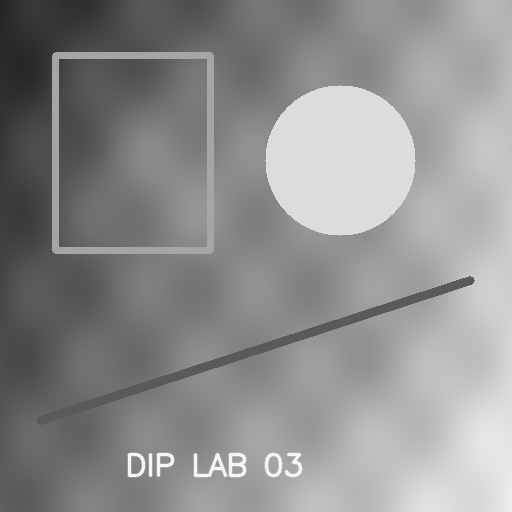
#> input picture Lab_03_DIP_2024-SE-38/input_image.png, 512 x 512 px
$ jupyter execute 2024-SE-38-LAB03.ipynb
#> lines starting #> are read from the running program, lines starting #| are printed output that depends on the picture
# Digital Image Processing – Lab Task 03
## Image Enhancement and Intensity Transformations

**Course:** Digital Image Processing Lab
**Lab Task:** 03
**Student Name:** Kamal Ali Akmal
**Roll Number:** 2024-SE-38
**Session:** 2024–28

> **Input-image note:** `input_image.png` is a 512 × 512 demonstration grayscale image included with this notebook so the code can run immediately. The lab manual requires a personally selected JPG/PNG image of at least 300 × 300 pixels.

## 1. Import libraries and load the image

The original image is kept unchanged. Image operations are performed on copies. Arithmetic is carried out in a wider type (`int16`, `int32`, or `float32`) and values are clipped to 0–255 before conversion to `uint8`.

[cell 1]
import cv2
import numpy as np
import matplotlib.pyplot as plt
from pathlib import Path

IMAGE_PATH = Path("input_image.png")
if not IMAGE_PATH.exists():
    raise FileNotFoundError("Place your personal grayscale/RGB JPG or PNG image beside this notebook as input_image.png.")

loaded = cv2.imread(str(IMAGE_PATH), cv2.IMREAD_UNCHANGED)
#> loaded is the input picture: shape (512, 512); min 35, max 245, mean 142.1
if loaded is None:
    raise ValueError("OpenCV could not read the image. Check the file format and path.")

if loaded.ndim == 2:
    original = loaded.copy()
elif loaded.ndim == 3:
    # OpenCV loads color images in BGR order.
    original = cv2.cvtColor(loaded, cv2.COLOR_BGR2GRAY)
else:
    raise ValueError("Unsupported image dimensions.")

if original.dtype != np.uint8:
    raise TypeError(f"Expected an 8-bit image (uint8), but received {original.dtype}. Convert your image to 8-bit first.")

if original.shape[0] < 300 or original.shape[1] < 300:
    raise ValueError(f"Image must be at least 300 x 300 pixels; received {original.shape}.")

print("Shape:", original.shape)
#| Shape: (512, 512)
print("Data type:", original.dtype)
#| Data type: uint8
print("Minimum intensity:", int(original.min()))
#| Minimum intensity: 35
print("Maximum intensity:", int(original.max()))
#| Maximum intensity: 245

plt.figure(figsize=(6,5))
plt.imshow(original, cmap="gray", vmin=0, vmax=255)
plt.title("Original Grayscale Image")
plt.axis("off")
plt.show()

## 2. Common display helper

[cell 2]
def show_images(images, titles, cols=3, figsize=(14, 8)):
    rows = int(np.ceil(len(images) / cols))
    plt.figure(figsize=figsize)
    for i, (image, title) in enumerate(zip(images, titles), start=1):
        plt.subplot(rows, cols, i)
        plt.imshow(image, cmap="gray", vmin=0, vmax=255)
        plt.title(title)
        plt.axis("off")
    plt.tight_layout()
    plt.show()

def safe_uint8(values):
    # Clip first, then convert. This prevents wraparound/overflow.
    return np.clip(values, 0, 255).astype(np.uint8)

# Practical 1 – Brightness adjustment

Formula: `s = r + β`. Positive β makes the image brighter; negative β makes it darker. Values outside 0–255 are clipped.

### Dry run

Input pixels: `[30, 80, 128, 180, 240]`

- For β = +40, raw values are `[70, 120, 168, 220, 280]`; after clipping: `[70, 120, 168, 220, 255]`.
- For β = −40, raw values are `[-10, 40, 88, 140, 200]`; after clipping: `[0, 40, 88, 140, 200]`.
- Detail is lost where values are clipped: 240 + 40 becomes 255, and 30 − 40 becomes 0. Different original values may collapse to the same endpoint.

[cell 3]
sample = np.array([30, 80, 128, 180, 240], dtype=np.int16)
for beta in (40, -40):
    raw = sample + beta
    result = safe_uint8(raw)
    print(f"beta={beta}: raw={raw.tolist()}, clipped/final uint8={result.tolist()}")

bright = safe_uint8(original.astype(np.int16) + 40)
dark = safe_uint8(original.astype(np.int16) - 40)
#> in safe_uint8 (call 4), `return np.clip(values, 0, 255).astype(np.uint8)`:
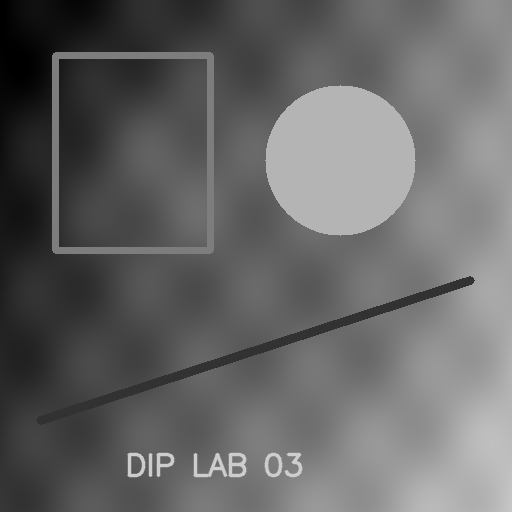
#> returned value: shape (512, 512); min 0, max 205, mean 102.1

# Required nested-loop implementation for +40
bright_loop = np.empty_like(original)
rows, cols = original.shape
for i in range(rows):
    for j in range(cols):
        value = int(original[i, j]) + 40
        bright_loop[i, j] = min(255, max(0, value))

print("Nested-loop result matches NumPy:", np.array_equal(bright, bright_loop))
#| Nested-loop result matches NumPy: True
show_images([original, bright, dark],
            ["Original", "Brighter (beta=+40)", "Darker (beta=-40)"])
#> in show_images, `rows = int(np.ceil(len(images) / cols))`: rows = 1
#> the loop in show_images, `for i, (image, title) in enumerate(zip(images, titles), start=1):` made 3 passes
#> title on passes 1 to 3: 'Original', 'Brighter (beta=+40)', 'Darker (beta=-40)'
#> in show_images, `plt.show()`:
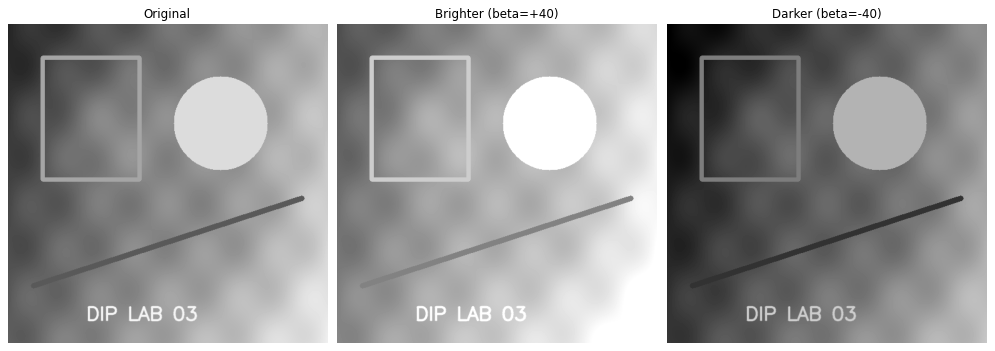
#> figure drawn by matplotlib, 3 panels

# Practical 2 – Linear contrast from zero

Formula: `s = αr + β`, where α = 1.5 and β = 0. Since α is greater than 1, intensity differences are expanded. Values above 255 saturate at 255.

### Dry run

For `[30, 80, 128, 180, 240]`, raw values are `[45, 120, 192, 270, 360]`. After clipping and truncation, the output is `[45, 120, 192, 255, 255]`. The last two pixels saturate; their original difference is lost.

[cell 4]
sample = np.array([30, 80, 128, 180, 240], dtype=np.float32)
raw = 1.5 * sample
print("Raw:", raw.tolist())
print("Clipped/truncated:", safe_uint8(raw).tolist())

contrast_zero = safe_uint8(1.5 * original.astype(np.float32))
#> in safe_uint8 (call 6), `return np.clip(values, 0, 255).astype(np.uint8)`:
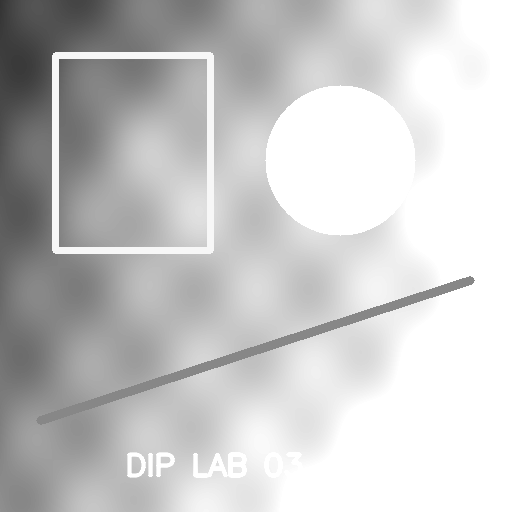
#> returned value: shape (512, 512); min 52, max 255, mean 200.5
show_images([original, contrast_zero],
            ["Original", "Linear contrast from zero (alpha=1.5)"])
#> the loop in show_images (call 2), `for i, (image, title) in enumerate(zip(images, titles), start=1):` made 2 passes
#> (i, title) on passes 1 to 2: (1, 'Original'), (2, 'Linear contrast from zero (alpha=1.5)')

# Practical 3 – Contrast centered at 128

Formula: `s = (r − 128)α + 128`. The midpoint 128 stays fixed for either α. With α = 1.5, values move farther from 128 (more contrast); with α = 0.5, values move toward 128 (less contrast).

### Dry run

Input: `[30, 80, 128, 180, 240]`

- α = 1.5: intermediate values `[-19, 56, 128, 206, 296]`; clipped output `[0, 56, 128, 206, 255]`.
- α = 0.5: intermediate values `[79, 104, 128, 154, 184]`; output `[79, 104, 128, 154, 184]`.
- At r = 128, output remains 128 because it is the center of the transformation.

[cell 5]
sample = np.array([30, 80, 128, 180, 240], dtype=np.float32)
for alpha in (1.5, 0.5):
    intermediate = (sample - 128) * alpha + 128
    print(f"alpha={alpha}: intermediate={intermediate.tolist()}, final={safe_uint8(intermediate).tolist()}")

centered_high = safe_uint8((original.astype(np.float32) - 128) * 1.5 + 128)
#> in safe_uint8 (call 9), `return np.clip(values, 0, 255).astype(np.uint8)`:
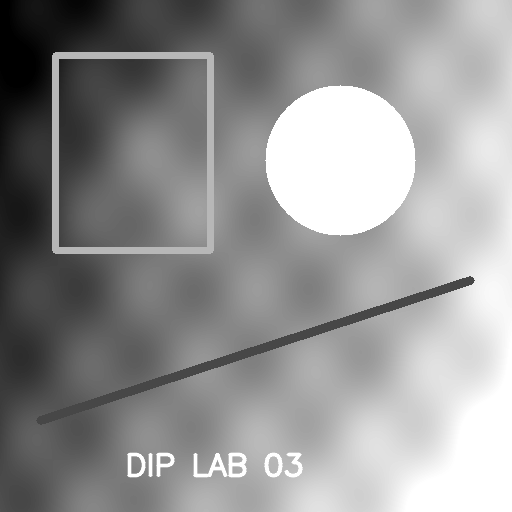
#> returned value: shape (512, 512); min 0, max 255, mean 147.5
centered_low = safe_uint8((original.astype(np.float32) - 128) * 0.5 + 128)
#> in safe_uint8 (call 10), `return np.clip(values, 0, 255).astype(np.uint8)`:
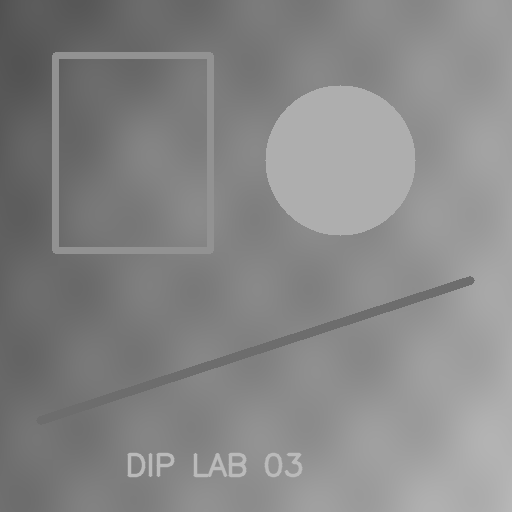
#> returned value: shape (512, 512); min 81, max 186, mean 134.8
show_images([original, centered_high, centered_low],
            ["Original", "Centered contrast alpha=1.5", "Centered contrast alpha=0.5"])

# Practical 4 – Image negative

Formula: `s = 255 − r`. Dark pixels become bright and bright pixels become dark. A negative can help inspect details in images where important structures are dark against a bright background (or vice versa), such as some medical or industrial images.

### Dry run

For `[30, 80, 128, 180, 240]`, the negative is `[225, 175, 127, 75, 15]`. Applying the negative again gives the original values because `255 − (255 − r) = r`.

[cell 6]
sample = np.array([30, 80, 128, 180, 240], dtype=np.uint8)
negative_sample = 255 - sample
double_negative = 255 - negative_sample
print("Negative:", negative_sample.tolist())
print("Negative applied again:", double_negative.tolist())
print("Restores original:", np.array_equal(sample, double_negative))

negative = 255 - original
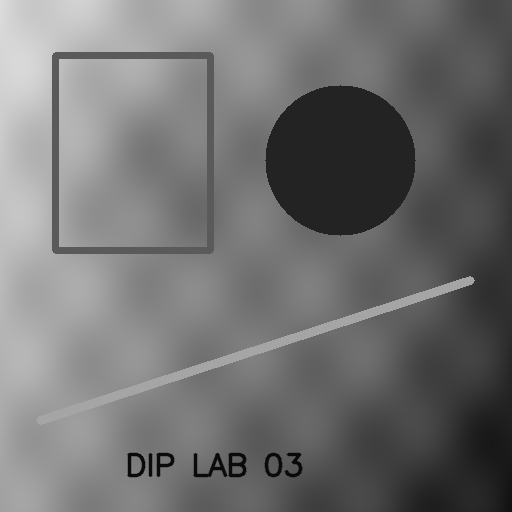
#> negative: shape (512, 512); min 10, max 220, mean 112.9
show_images([original, negative], ["Original", "Image Negative"])

# Practical 5 – Gamma correction

Formula: `s = 255(r/255)^γ`. First normalize r to 0–1, raise it to γ, then scale back to 0–255. With this convention, γ < 1 brightens darker/mid-tone pixels, while γ > 1 darkens them. Both endpoints remain fixed: 0 maps to 0 and 255 maps to 255.

### Dry run

Input: `[0, 64, 128, 192, 255]`. Keep full precision until the final step, then truncate:

- γ = 0.5: scaled values approximately `[0, 127.7498, 180.6654, 221.2691, 255]`; final `[0, 127, 180, 221, 255]`.
- γ = 2.0: scaled values approximately `[0, 16.0627, 64.2510, 144.5647, 255]`; final `[0, 16, 64, 144, 255]`.

A slide example that rounds rather than truncates can differ by one intensity level (for example, 127.7498 rounds to 128 but truncates to 127).

[cell 7]
sample = np.array([0, 64, 128, 192, 255], dtype=np.float64)
for gamma in (0.5, 2.0):
    normalized = sample / 255.0
    powered = normalized ** gamma
    scaled = 255.0 * powered
    final = np.trunc(scaled).astype(np.uint8)
    print(f"gamma={gamma}")
    print(" normalized:", normalized.tolist())
    print(" power:", powered.tolist())
    print(" scaled:", scaled.tolist())
    print(" final (truncate):", final.tolist())

def gamma_transform(image, gamma):
#> called with gamma = 0.5
    normalized = image.astype(np.float32) / 255.0
    return np.trunc(255.0 * (normalized ** gamma)).clip(0,255).astype(np.uint8)
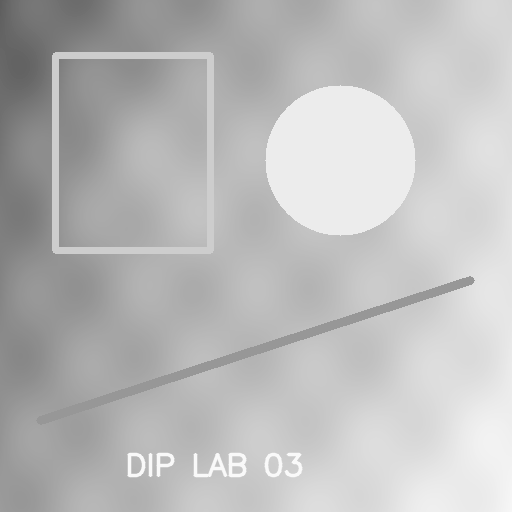
#> returned value: shape (512, 512); min 94, max 249, mean 187.1

gamma_05 = gamma_transform(original, 0.5)
gamma_20 = gamma_transform(original, 2.0)
#> call 2 of gamma_transform, with gamma = 2
#> in gamma_transform (call 2), `return np.trunc(255.0 * (normalized ** gamma)).clip(0,255).astype(np.u..`:
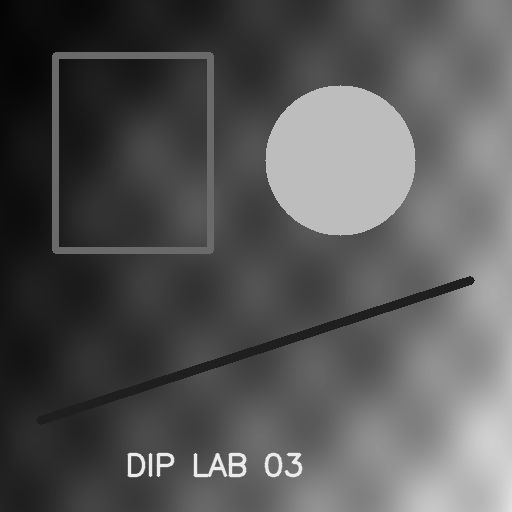
#> returned value: shape (512, 512); min 4, max 235, mean 86.9
print("Gamma 0.5 endpoints:", gamma_transform(np.array([[0,255]],dtype=np.uint8),0.5).tolist())
print("Gamma 2.0 endpoints:", gamma_transform(np.array([[0,255]],dtype=np.uint8),2.0).tolist())
show_images([original, gamma_05, gamma_20],
            ["Original", "Gamma correction (gamma=0.5)", "Gamma correction (gamma=2.0)"])

# Practical 6 – Grayscale histogram

A grayscale histogram counts how many pixels have each intensity from 0 through 255. It describes the frequency of intensity values, but it does not show where those pixels are located.

### Dry run

`A = [[0, 50, 50, 100], [100, 150, 200, 255]]`, so the total pixel count is 8.

| Intensity | Frequency | Probability |
|---:|---:|---:|
| 0 | 1 | 1/8 = 0.125 |
| 50 | 2 | 2/8 = 0.250 |
| 100 | 2 | 2/8 = 0.250 |
| 150 | 1 | 1/8 = 0.125 |
| 200 | 1 | 1/8 = 0.125 |
| 255 | 1 | 1/8 = 0.125 |

The frequencies sum to 8 and probabilities sum to 1.

[cell 8]
A = np.array([[0, 50, 50, 100], [100, 150, 200, 255]], dtype=np.uint8)
values, frequencies = np.unique(A, return_counts=True)
probabilities = frequencies / A.size
print("Total pixels:", A.size)
for value, frequency, probability in zip(values, frequencies, probabilities):
    print(f"Intensity {int(value)}: frequency={int(frequency)}, probability={probability:.3f}")
print("Frequency total:", int(frequencies.sum()), "Probability total:", float(probabilities.sum()))

hist = cv2.calcHist([original], [0], None, [256], [0, 256]).ravel()
#> hist = 256 values, max 18085 at index 220, min 0 at index 0, mean 1024
plt.figure(figsize=(9,4))
plt.plot(np.arange(256), hist)
plt.xlim(0,256)
plt.title("Grayscale Histogram – Original Image")
plt.xlabel("Intensity")
plt.ylabel("Pixel Count")
plt.grid(alpha=0.25)
plt.show()
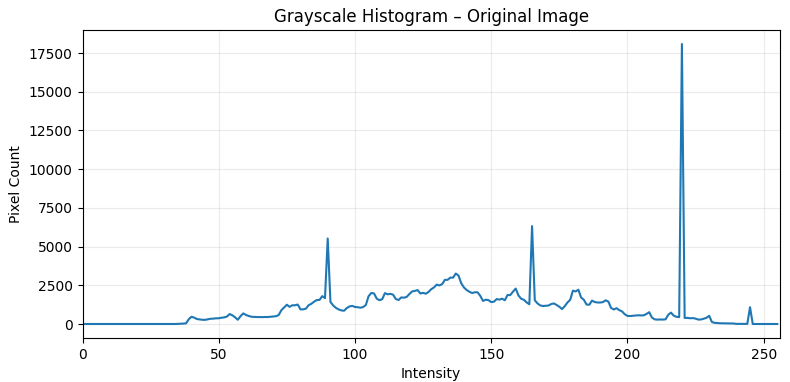
#> figure drawn by matplotlib, 1 panel; curve peaks at x = 220, y = 18085

# Practical 7 – Global histogram equalization

`cv2.equalizeHist` spreads intensity levels using the cumulative distribution function (CDF). It can improve global contrast when the original intensities occupy a narrow range, but it can also make noise more visible.

### Dry run

Input `[50, 50, 100, 150]`; frequencies are 50:2, 100:1, 150:1. Cumulative counts are `[2, 3, 4]`, and CDF values are `[0.50, 0.75, 1.00]`. Thus CDFmin = 0.50.

- Mapping `255 × CDF`, rounded half upward: `[128, 191, 255]` for levels `[50, 100, 150]`; output list `[128, 128, 191, 255]`.
- Mapping `255 × (CDF − CDFmin)/(1 − CDFmin)`: `[0, 128, 255]`; output list `[0, 0, 128, 255]`.

The second mapping matches the standard OpenCV equalization mapping for this example.

[cell 9]
sample = np.array([50, 50, 100, 150], dtype=np.uint8)
levels, counts = np.unique(sample, return_counts=True)
cumulative_counts = np.cumsum(counts)
cdf = cumulative_counts / sample.size
cdf_min = cdf[np.flatnonzero(counts)[0]]

# Explicit half-up rounding for non-negative values.
map_cdf = np.floor(255 * cdf + 0.5).astype(np.uint8)
map_normalized = np.floor(255 * (cdf - cdf_min) / (1 - cdf_min) + 0.5).astype(np.uint8)
lookup_cdf = dict(zip(levels.tolist(), map_cdf.tolist()))
lookup_norm = dict(zip(levels.tolist(), map_normalized.tolist()))
out_cdf = [lookup_cdf[int(v)] for v in sample]
out_norm = [lookup_norm[int(v)] for v in sample]
print("Levels:", levels.tolist())
print("Frequencies:", counts.tolist())
print("Cumulative counts:", cumulative_counts.tolist())
print("CDF:", cdf.tolist(), "CDFmin:", float(cdf_min))
print("255 x CDF mapping:", map_cdf.tolist(), "output:", out_cdf)
print("Normalized mapping:", map_normalized.tolist(), "output:", out_norm)
print("OpenCV equalizeHist:", cv2.equalizeHist(sample.reshape(1,-1)).ravel().tolist())

equalized = cv2.equalizeHist(original)
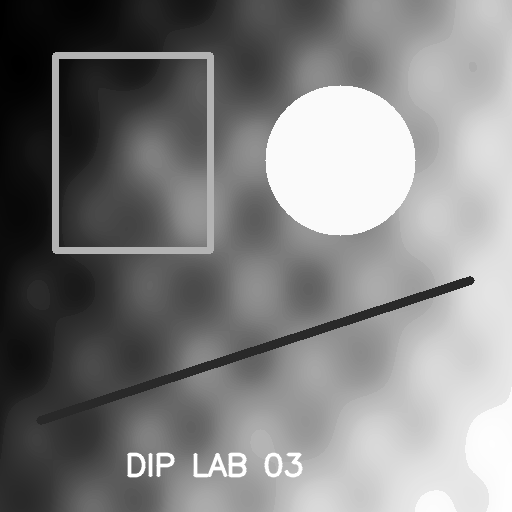
#> equalized: shape (512, 512); min 0, max 255, mean 129
original_hist = cv2.calcHist([original], [0], None, [256], [0,256]).ravel()
#> original_hist has the same summary as hist
equalized_hist = cv2.calcHist([equalized], [0], None, [256], [0,256]).ravel()
#> equalized_hist = 256 values, max 18477 at index 250, min 0 at index 17, mean 1024
#> (the rest of the program and of its run is left out)
